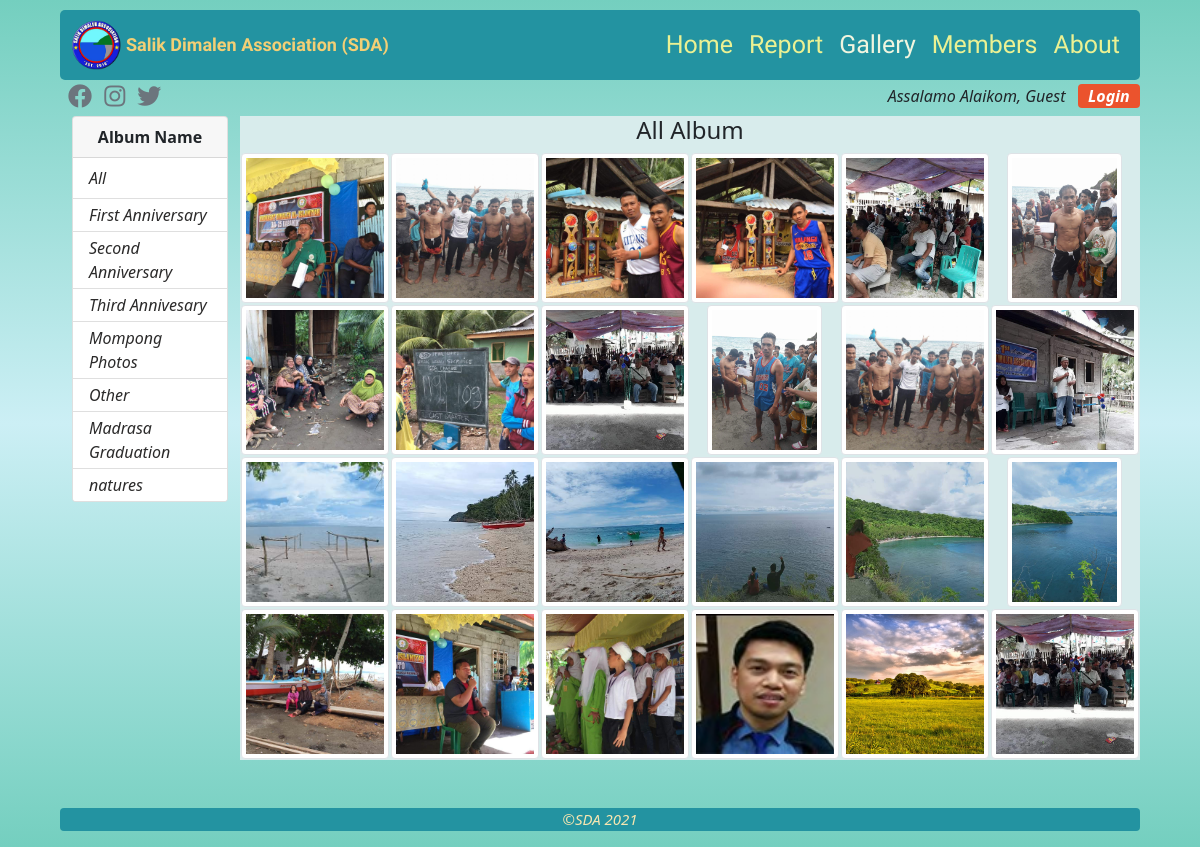
Page /gallery/ on the committed database.
### mainapp/models.py (models this page shows, shortened)
class Album(models.Model):
  name = models.CharField(max_length=100, null=False, blank=False)

class UploadPhoto(models.Model):
  album = models.ForeignKey(Album, on_delete=models.SET_NULL, null=True)
  image = models.ImageField(upload_to='images/', null=False)

### mainapp/views.py (the view)
# urls.py: path('gallery/', views.gallery, name='gallery'),
def gallery(request):
  allAlbum = Album.objects.all()
  album = request.GET.get('album')
  albumName = ''
  if album == None:
    allImage = UploadPhoto.objects.all()
    albumName = 'All Album'
  else:
    allImage = UploadPhoto.objects.filter(album__name=album)
    albumName = album
  context = {'allImage':allImage, 'allAlbum':allAlbum, 'albumName':albumName, 'gallery_active': 'active_page'}
  return render(request, 'mainapp/gallery.html', context)

### mainapp/templates/mainapp/gallery.html (shortened to what this page needs)
{% extends 'mainapp/base.html' %}
{% block content%}
{% load static %}
<div class="container-fluid gallery-main-wrapper">
    <div class="row">
        <div class="col-md-2">
            <div class="card album-name">
                <div class="card-header fw-bold text-center">
                  Album Name
                </div>
                <ul class="list-group list-group-flush fw-normal">
                    <li class="list-group-item">
                        <a class="text-decoration-none fst-italic text-color" href="{% url 'gallery' %}">
                            All
                        </a>
                    </li>
                    {% for album in allAlbum %}
                        {% if album.name == 'Officers' %}
                        {{ pass }}
                        {% elif album.name == 'Member List' %}
                        {{ pass }}
                        {% else %}
                        <li class="list-group-item py-1">
                            <a class="text-decoration-none fst-italic text-color" href="{% url 'gallery' %}?album={{ album.name }}">
                                {{ album.name }}
                            </a>
                        </li>
                        {% endif %}
                    {% endfor %}
                </ul>
              </div>
        </div>
        <div class="col-md-10 gallery-bg-color">
            <h4 class="text-center">{{albumName}}</h4>
            <div class="row">
                {% for image in allImage %}
                    {% if image.album.name != 'Member List' %}
                        <div class="col-sm-2 text-center gallery-img-wrapper-lg">
                            <a href="{{ image.image.url }}" data-lightbox="All" data-title="{{ image.album.name }}">
                                <img src="{{ image.image.url }}" class="img-thumbnail" alt="...">
                            </a>
                        </div>
                    {% endif %}
                {% endfor %}
            </div>
        </div>
    </div>
</div>
{% endblock %}

### mainapp/templates/mainapp/base.html (shortened to what this page needs)
{% load static %}
  {% include 'mainapp/navbar.html' %}
  <div class="container-fluid base-container">
  {% block content %}
  {% endblock %}
  <p class="container-fluid footer mt-5 fst-italic text-center">&#169SDA 2021</p>
</div>

### mainapp/templates/mainapp/navbar.html (shortened to what this page needs)
{% load static %}<!DOCTYPE html>
<html lang="en">
<head>
  <link href="https://cdn.jsdelivr.net/npm/bootstrap@5.0.2/dist/css/bootstrap.min.css" rel="stylesheet">
  <link rel="stylesheet" href="https://pro.fontawesome.com/releases/v5.10.0/css/all.css"/>
  <link rel="stylesheet" href="{% static 'css/lightbox.min.css' %}">
  <link rel="stylesheet" href="{% static 'css/style.css' %}">
</head>
<body>
  {% if user.is_authenticated %}
  <div class="container-fluid main-container">
          <nav class="navbar navbar-expand-lg navbar-dark bg-color">
              <div class="container-fluid">
                  <img src="{% static 'images/SDA-logo.png' %}" style="width: 50px; height: 50px;" alt="" width="30" height="24" class="d-inline-block align-text-top">
                  <span class="ms-1 fw-bold sda-name">Salik Dimalen Association (SDA)</span>
                <button class="navbar-toggler" type="button" data-bs-toggle="collapse" data-bs-target="#navbarNav" aria-controls="navbarNav" aria-expanded="false" aria-label="Toggle navigation">
                  <span class="navbar-toggler-icon"></span>
                </button>
                <div class="collapse navbar-collapse text-center" id="navbarNav">
                  <ul class="navbar-nav ms-auto">
                        <li class="nav-item">
                          <a class="nav-link {{home_active}}" href="{% url 'home' %}">Home</a>
                        </li>
                        <li class="nav-item">
                          <a class="nav-link {{report_active}}" href="{% url 'report' %}">Report</a>
                        </li>
                        <li class="nav-item">
                          <a class="nav-link {{gallery_active}}" href="{% url 'gallery' %}">Gallery</a>
                        </li>
                        <li class="nav-item">
                          <a class="nav-link {{members_active}}" href="{% url 'members' %}">Members</a>
                        </li>
                        <li class="nav-item">
                          <a class="nav-link {{about_active}}" href="{% url 'about' %}">About</a>
                        </li>
                  </ul>
                </div>
              </div>
          </nav>
        <div style="display: grid; grid-template-columns: 1fr 1fr">
              <div class="text-start my-auto ms-2">
                <a href="https://facebook.com" target="_blank"><i class="fab fa-facebook fs-4 text-secondary pe-2"></i></a>
                <a href="https://instagram.com" target="_blank"><i class="fab fa-instagram fs-4 text-secondary pe-2"></i></a>
                <a href="https://twitter.com" target="_blank"><i class="fab fa-twitter fs-4 text-secondary pe-2"></i></a>
              </div>
              <div class="text-end">
                <ul class="welcome-user pt-1 mb-2 text-capitalize fst-italic">
                    <li class="fst-italic pe-2 fs-6">
                      Assalamo Alaikom, {{user.username}}
                    </li>
                    <li>
                      <a class="badge button-bg-color text-decoration-none fs-6 text fw-bold py-1" href="{% url 'logout' %}">Logout</a>
                    </li>
                </ul>
              </div>
        </div>
  </div>
  {% else %}
  <div class="container-fluid main-container">
      <nav class="navbar navbar-expand-lg navbar-dark bg-color">
          <div class="container-fluid">
            <img src="{% static 'images/SDA-logo.png' %}" style="width: 50px; height: 50px;" alt="" width="30" height="24" class="d-inline-block align-text-top">
                  <span class="ms-1 fw-bold sda-name">Salik Dimalen Association (SDA)</span>
            <div class="collapse navbar-collapse" id="navbarNav">
              <ul class="navbar-nav ms-auto">
                    <li class="nav-item">
                      <a class="nav-link {{home_active}}" href="{% url 'home' %}">Home</a>
                    </li>
                    <li class="nav-item">
                      <a class="nav-link {{report_active}}" href="{% url 'report' %}">Report</a>
                    </li>
                    <li class="nav-item">
                      <a class="nav-link {{gallery_active}}" href="{% url 'gallery' %}">Gallery</a>
                    </li>
                    <li class="nav-item">
                      <a class="nav-link {{members_active}}" href="{% url 'members' %}">Members</a>
                    </li>
                    <li class="nav-item">
                      <a class="nav-link {{about_active}}" href="{% url 'about' %}">About</a>
                    </li>
              </ul>
            </div>
          </div>
      </nav>
      <div style="display: grid; grid-template-columns: 1fr 1fr">
        <div class="text-start my-auto ms-2">
          <a href="https://facebook.com" target="_blank"><i class="fab fa-facebook fs-4 text-secondary pe-2"></i></a>
          <a href="https://instagram.com" target="_blank"><i class="fab fa-instagram fs-4 text-secondary pe-2"></i></a>
          <a href="https://twitter.com" target="_blank"><i class="fab fa-twitter fs-4 text-secondary pe-2"></i></a>
        </div>
        <div class="text-end">
          <ul class="welcome-user pt-1 mb-2 text-capitalize fst-italic">
              <li class="fst-italic pe-2">
                Assalamo Alaikom, Guest
              </li>
              <li>
                <a class="badge button-bg-color text-decoration-none fs-6 text fw-bold py-1" href="{% url 'login' %}">Login</a>
              </li>
          </ul>
        </div>
  </div>
  </div>
  {% endif %}
</body>
</html>

### static/css/style.css (style rules this page uses)
body { margin: 0; padding: 0; background-image: linear-gradient(#74cfbf, #cceff5, #74cfbf); }
.main-container { width: 92%; position: sticky; }
.navbar { border-radius: 5px; margin-top: 10px; }
.bg-color { background: #2393a1; }
.navbar-nav .nav-item .nav-link { font-size: 25px; color: #ebf193; font-family: 'Otomanopee One', sans-serif, Arial, Helvetica; }
.navbar-nav .nav-item .active_page { color: #f1f5df; }
.button-bg-color { background-color: rgb(235, 83, 45); }
.base-container { width: 92%; }
div[class*="img-wrapper"] { border: none; padding: 1px; }
.img-thumbnail { height: 150px; object-fit: cover; }
.gallery-bg-color { background:rgb(216, 236, 236) }
.text-color { color: rgb(43, 42, 42); }

### mainapp/templates/mainapp/base.html (style rules this page uses)
.footer { background: #2393a1; color: rgb(247, 230, 176);; border-radius: 4px; font-size: 15px; }

### mainapp/templates/mainapp/navbar.html (style rules this page uses)
.welcome-user li { display: inline-block; }
.sda-name { font-family: 'Otomanopee One', sans-serif, Arial, Helvetica; color: rgb(243, 207, 117); font-size: 18px; }

### rows in the picture
Album: name "First Anniversary"
Album: name "Second Anniversary"
Album: name "Third Annivesary"
Album: name "Mompong Photos"
Album: name "Other"
Album: name "Madrasa Graduation"
Album: name "natures"
UploadPhoto: image (picture)
UploadPhoto: image (picture)
UploadPhoto: image (picture)
UploadPhoto: image (picture)
UploadPhoto: image (picture)
UploadPhoto: image (picture)
UploadPhoto: image (picture)
UploadPhoto: image (picture)
UploadPhoto: image (picture)
UploadPhoto: image (picture)
UploadPhoto: image (picture)
UploadPhoto: image (picture)
UploadPhoto: image (picture)
UploadPhoto: image (picture)
UploadPhoto: image (picture)
UploadPhoto: image (picture)
UploadPhoto: image (picture)
UploadPhoto: image (picture)
UploadPhoto: image (picture)
UploadPhoto: image (picture)
UploadPhoto: image (picture)
UploadPhoto: image (picture)
UploadPhoto: image (picture)
UploadPhoto: image (picture)

### other values in the picture
{{ albumName }} "All Album"
